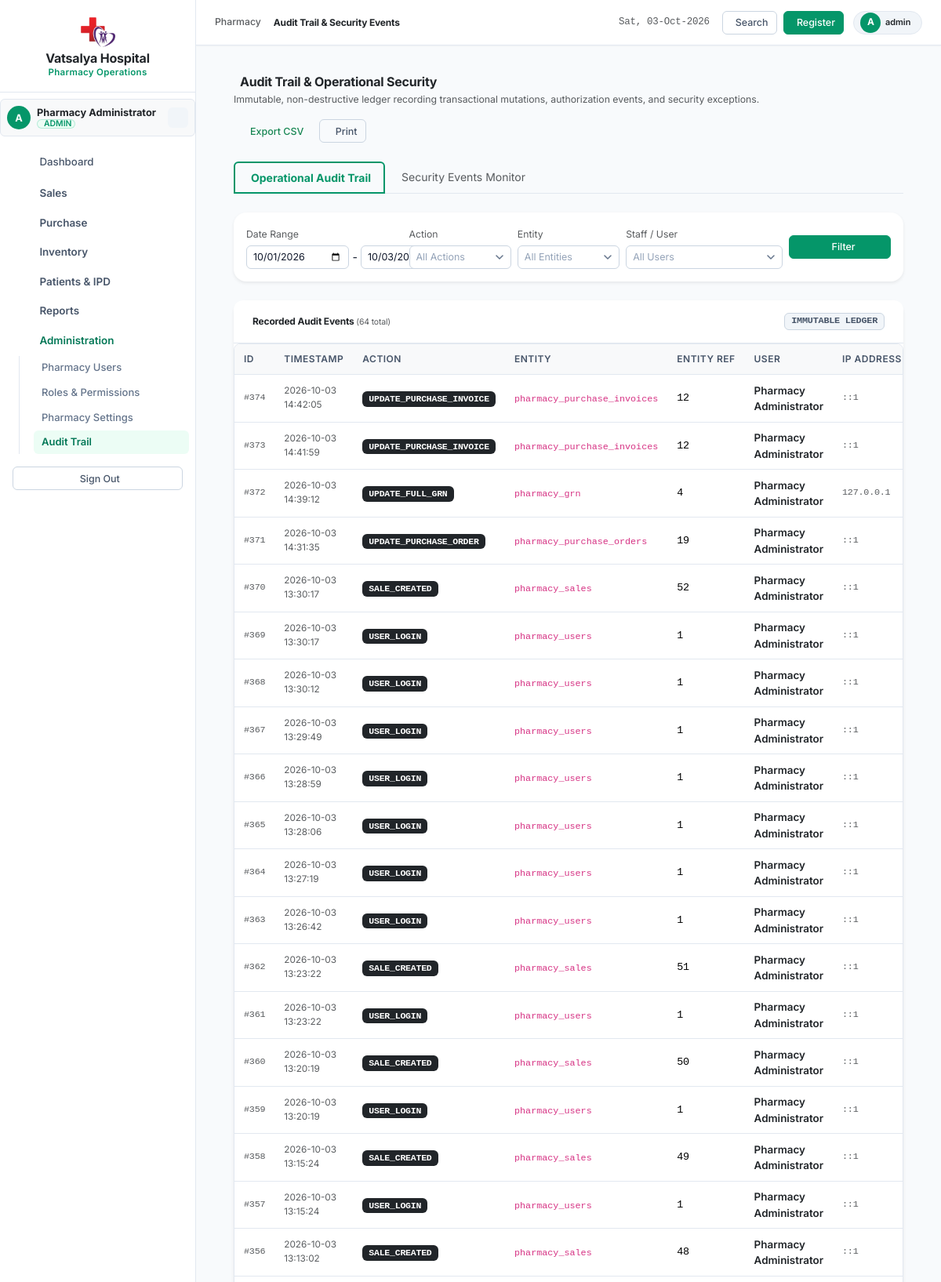
The app's page /modules/admin/audit_logs.php (signed in, upper part) with its own data.
### tables this page shows
CREATE TABLE `pharmacy_audit_logs` (
  `id` bigint(20) NOT NULL AUTO_INCREMENT,
  `user_id` int(11) DEFAULT NULL,
  `action` varchar(50) NOT NULL,
  `entity_type` varchar(50) NOT NULL,
  `entity_id` varchar(50) DEFAULT NULL,
  `old_values` longtext DEFAULT NULL CHECK (json_valid(`old_values`)),
  `new_values` longtext DEFAULT NULL CHECK (json_valid(`new_values`)),
  `ip_address` varchar(45) DEFAULT NULL,
  `user_agent` varchar(255) DEFAULT NULL,
  `created_at` datetime NOT NULL DEFAULT current_timestamp(),
  PRIMARY KEY (`id`),
  KEY `idx_user_action` (`user_id`,`action`),
  KEY `idx_entity` (`entity_type`,`entity_id`),
  KEY `idx_created` (`created_at`),
  KEY `idx_audit_action_date` (`action`,`created_at`)
);

CREATE TABLE `pharmacy_users` (
  `id` int(11) NOT NULL AUTO_INCREMENT,
  `username` varchar(50) NOT NULL,
  `password_hash` varchar(255) NOT NULL,
  `full_name` varchar(100) NOT NULL,
  `mobile` varchar(20) DEFAULT NULL,
  `email` varchar(100) DEFAULT NULL,
  `role_id` int(11) NOT NULL,
  `status` tinyint(1) NOT NULL DEFAULT 1,
  `last_login_at` datetime DEFAULT NULL,
  `created_at` datetime NOT NULL DEFAULT current_timestamp(),
  `updated_at` datetime NOT NULL DEFAULT current_timestamp() ON UPDATE current_timestamp(),
  PRIMARY KEY (`id`),
  UNIQUE KEY `username` (`username`),
  KEY `idx_role` (`role_id`),
  KEY `idx_username_status` (`username`,`status`)
);

### modules/admin/audit_logs.php (the view, shortened to what this page needs)
<?php
require_once __DIR__ . '/../../config/session.php';
$tab = $_GET['tab'] ?? 'audit';
$actionFilter = trim($_GET['action'] ?? '');
$entityFilter = trim($_GET['entity'] ?? '');
$userIdFilter = !empty($_GET['user_id']) ? (int)$_GET['user_id'] : null;
$startDate = $_GET['start_date'] ?? date('Y-m-01');
$endDate = $_GET['end_date'] ?? date('Y-m-d');
$page = max(1, (int)($_GET['page'] ?? 1));
$limit = 50;
$offset = ($page - 1) * $limit;
$where = ["DATE(a.created_at) BETWEEN ? AND ?"];
$params = [$startDate, $endDate];
$whereSql = implode(' AND ', $where);
$countStmt = $pdo->prepare("SELECT COUNT(*) FROM pharmacy_audit_logs a WHERE {$whereSql}");
$countStmt->execute($params);
$totalLogs = (int)$countStmt->fetchColumn();
$sql = "
    SELECT a.*, u.username, u.full_name
    FROM pharmacy_audit_logs a
    LEFT JOIN pharmacy_users u ON a.user_id = u.id
    WHERE {$whereSql}
    ORDER BY a.id DESC
    LIMIT ? OFFSET ?
";
$stmt = $pdo->prepare($sql);
$execParams = array_merge($params, [$limit, $offset]);
foreach ($execParams as $idx => $val) {
    $type = is_int($val) ? PDO::PARAM_INT : PDO::PARAM_STR;
    $stmt->bindValue($idx + 1, $val, $type);
}
$stmt->execute();
$logs = $stmt->fetchAll(PDO::FETCH_ASSOC);
include __DIR__ . '/../../includes/header.php';
include __DIR__ . '/../../includes/sidebar.php';
include __DIR__ . '/../../includes/navbar.php';
?>
<div class="container-fluid px-4 py-3">
    <div class="d-flex flex-wrap justify-content-between align-items-center mb-4 gap-3">
        <div>
            <h4 class="fw-bold mb-1 text-dark">
                <i class="ti ti-shield-lock text-emerald me-2"></i>Audit Trail &amp; Operational Security
            </h4>
            <p class="text-muted small mb-0">Immutable, non-destructive ledger recording transactional mutations, authorization events, and security exceptions.</p>
        </div>
        <div class="d-flex gap-2">
            <a href="?tab=<?= urlencode($tab) ?>&start_date=<?= urlencode($startDate) ?>&end_date=<?= urlencode($endDate) ?>&action=<?= urlencode($actionFilter) ?>&entity=<?= urlencode($entityFilter) ?>&user_id=<?= (int)$userIdFilter ?>&export=csv" class="btn btn-sm btn-outline-success">
                <i class="ti ti-file-spreadsheet me-1"></i> Export CSV
            </a>
            <button type="button" onclick="window.print()" class="btn btn-sm btn-outline-secondary">
                <i class="ti ti-printer me-1"></i> Print
            </button>
        </div>
    </div>
    <ul class="nav nav-tabs mb-4">
        <li class="nav-item">
            <a class="nav-link <?= $tab === 'audit' ? 'active fw-bold text-emerald border-bottom border-emerald border-2' : 'text-muted' ?>" href="?tab=audit&start_date=<?= urlencode($startDate) ?>&end_date=<?= urlencode($endDate) ?>">
                <i class="ti ti-list-check me-1"></i>Operational Audit Trail
            </a>
        </li>
        <li class="nav-item">
            <a class="nav-link <?= $tab === 'security' ? 'active fw-bold text-danger border-bottom border-danger border-2' : 'text-muted' ?>" href="?tab=security&start_date=<?= urlencode($startDate) ?>&end_date=<?= urlencode($endDate) ?>">
                <i class="ti ti-shield-x me-1"></i>Security Events Monitor
            </a>
        </li>
    </ul>
    <div class="card border-0 shadow-sm rounded-4 mb-4">
        <div class="card-body p-3">
            <form method="GET" class="row g-2 align-items-center">
                <div class="col-md-3">
                    <label class="small text-muted mb-1">Date Range</label>
                    <div class="d-flex gap-1 align-items-center">
                        <input type="date" name="start_date" class="form-control form-control-sm" value="<?= htmlspecialchars($startDate) ?>">
                        <span>-</span>
                    </div>
                </div>
                <?php if ($tab !== 'security'): ?>
                <div class="col-md-2">
                    <label class="small text-muted mb-1">Action</label>
                </div>
                <?php endif; ?>
                <div class="col-md-2">
                    <label class="small text-muted mb-1">Entity</label>
                </div>
                <div class="col-md-3">
                    <label class="small text-muted mb-1">Staff / User</label>
                </div>
                <div class="col-md-2 d-flex align-items-end">
                    <button type="submit" class="btn btn-sm btn-emerald w-100"><i class="ti ti-filter me-1"></i>Filter</button>
                </div>
            </form>
        </div>
    </div>
    <div class="card border-0 shadow-sm rounded-4">
        <div class="card-header bg-white border-bottom py-3 px-4 d-flex justify-content-between align-items-center">
            <h6 class="fw-bold mb-0 text-dark">
                <?= $tab === 'security' ? 'Security & Access Violations' : 'Recorded Audit Events' ?>
                <span class="text-muted fw-normal small">(<?= number_format($totalLogs) ?> total)</span>
            </h6>
            <span class="badge bg-secondary-subtle text-secondary font-monospace">IMMUTABLE LEDGER</span>
        </div>
        <div class="card-body p-0">
            <?php if (empty($logs)): ?>
                <div class="text-center py-5 text-muted">
                    <i class="ti ti-folder-off fs-2 mb-2 d-block"></i>
                    No audit records match the current criteria.
                </div>
            <?php else: ?>
                <div class="table-responsive">
                    <table class="table table-hover align-middle mb-0">
                        <thead class="table-light small text-uppercase text-muted">
                            <tr>
                                <th>ID</th>
                                <th>Timestamp</th>
                                <th>Action</th>
                                <th>Entity</th>
                                <th>Entity Ref</th>
                                <th>User</th>
                                <th>IP Address</th>
                            </tr>
                        </thead>
                        <tbody>
                            <?php foreach ($logs as $l): ?>
                                <tr>
                                    <td class="font-monospace text-muted small">#<?= (int)$l['id'] ?></td>
                                    <td class="small text-muted"><?= htmlspecialchars($l['created_at']) ?></td>
                                    <td>
                                        <span class="badge bg-<?= str_contains($l['action'], 'DELETE') || str_contains($l['action'], 'CANCEL') || str_contains($l['action'], 'UNAUTHORIZED') ? 'danger' : 'dark' ?> font-monospace" style="font-size: 0.72rem;">
                                            <?= htmlspecialchars($l['action']) ?>
                                        </span>
                                    </td>
                                    <td><code><?= htmlspecialchars($l['entity_type']) ?></code></td>
                                    <td class="font-monospace"><?= htmlspecialchars($l['entity_id'] ?: '-') ?></td>
                                    <td class="fw-semibold text-dark"><?= htmlspecialchars($l['full_name'] ?? 'System') ?></td>
                                    <td class="font-monospace small text-muted"><?= htmlspecialchars($l['ip_address'] ?: '-') ?></td>
                                </tr>
                            <?php endforeach; ?>
                        </tbody>
                    </table>
                </div>
            <?php endif; ?>
        </div>
    </div>
</div>
<?php
include __DIR__ . '/../../includes/footer.php';
?>

### records on screen
pharmacy_audit_logs: id "374", created_at "2026-10-03 14:42:05", action "UPDATE_PURCHASE_INVOICE", entity_type "pharmacy_purchase_invoices", entity "12", user.full_name "Pharmacy Administrator", ip_address "::1"
pharmacy_audit_logs: id "373", created_at "2026-10-03 14:41:59", action "UPDATE_PURCHASE_INVOICE", entity_type "pharmacy_purchase_invoices", entity "12", user.full_name "Pharmacy Administrator", ip_address "::1"
pharmacy_audit_logs: id "372", created_at "2026-10-03 14:39:12", action "UPDATE_FULL_GRN", entity_type "pharmacy_grn", entity "4", user.full_name "Pharmacy Administrator", ip_address "127.0.0.1"
pharmacy_audit_logs: id "371", created_at "2026-10-03 14:31:35", action "UPDATE_PURCHASE_ORDER", entity_type "pharmacy_purchase_orders", entity "19", user.full_name "Pharmacy Administrator", ip_address "::1"
pharmacy_audit_logs: id "370", created_at "2026-10-03 13:30:17", action "SALE_CREATED", entity_type "pharmacy_sales", entity "52", user.full_name "Pharmacy Administrator", ip_address "::1"
pharmacy_audit_logs: id "369", created_at "2026-10-03 13:30:17", action "USER_LOGIN", entity_type "pharmacy_users", entity "1", user.full_name "Pharmacy Administrator", ip_address "::1"
pharmacy_audit_logs: id "368", created_at "2026-10-03 13:30:12", action "USER_LOGIN", entity_type "pharmacy_users", entity "1", user.full_name "Pharmacy Administrator", ip_address "::1"
pharmacy_audit_logs: id "367", created_at "2026-10-03 13:29:49", action "USER_LOGIN", entity_type "pharmacy_users", entity "1", user.full_name "Pharmacy Administrator", ip_address "::1"
pharmacy_audit_logs: id "366", created_at "2026-10-03 13:28:59", action "USER_LOGIN", entity_type "pharmacy_users", entity "1", user.full_name "Pharmacy Administrator", ip_address "::1"
pharmacy_audit_logs: id "365", created_at "2026-10-03 13:28:06", action "USER_LOGIN", entity_type "pharmacy_users", entity "1", user.full_name "Pharmacy Administrator", ip_address "::1"
pharmacy_audit_logs: id "364", created_at "2026-10-03 13:27:19", action "USER_LOGIN", entity_type "pharmacy_users", entity "1", user.full_name "Pharmacy Administrator", ip_address "::1"
pharmacy_audit_logs: id "363", created_at "2026-10-03 13:26:42", action "USER_LOGIN", entity_type "pharmacy_users", entity "1", user.full_name "Pharmacy Administrator", ip_address "::1"
pharmacy_audit_logs: id "362", created_at "2026-10-03 13:23:22", action "SALE_CREATED", entity_type "pharmacy_sales", entity "51", user.full_name "Pharmacy Administrator", ip_address "::1"
pharmacy_audit_logs: id "361", created_at "2026-10-03 13:23:22", action "USER_LOGIN", entity_type "pharmacy_users", entity "1", user.full_name "Pharmacy Administrator", ip_address "::1"
pharmacy_audit_logs: id "360", created_at "2026-10-03 13:20:19", action "SALE_CREATED", entity_type "pharmacy_sales", entity "50", user.full_name "Pharmacy Administrator", ip_address "::1"
pharmacy_audit_logs: id "359", created_at "2026-10-03 13:20:19", action "USER_LOGIN", entity_type "pharmacy_users", entity "1", user.full_name "Pharmacy Administrator", ip_address "::1"
pharmacy_audit_logs: id "358", created_at "2026-10-03 13:15:24", action "SALE_CREATED", entity_type "pharmacy_sales", entity "49", user.full_name "Pharmacy Administrator", ip_address "::1"
pharmacy_audit_logs: id "357", created_at "2026-10-03 13:15:24", action "USER_LOGIN", entity_type "pharmacy_users", entity "1", user.full_name "Pharmacy Administrator", ip_address "::1"
pharmacy_audit_logs: id "356", created_at "2026-10-03 13:13:02", action "SALE_CREATED", entity_type "pharmacy_sales", entity "48", user.full_name "Pharmacy Administrator", ip_address "::1"

### other values on screen
substr($user['username'] ?? 'P', 0, 1) "A"
$user['full_name'] "Pharmacy Administrator"
$user['role_name'] "ADMIN"
$page_title "Audit Trail & Security Events"
$user['username'] "admin"
$totalLogs "64"
